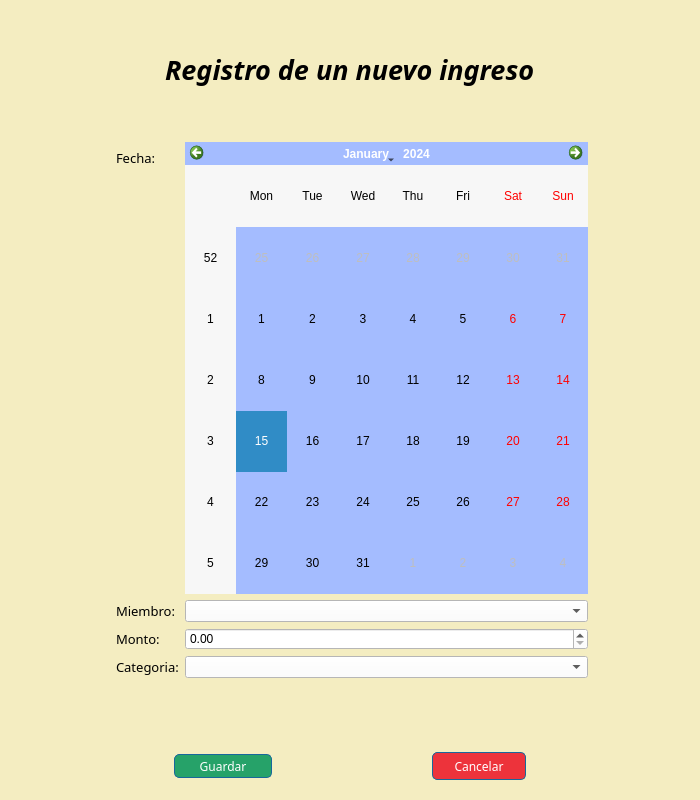
<?xml version="1.0" encoding="UTF-8"?>
<ui version="4.0">
 <class>Nuevo_ing</class>
 <widget class="QDialog" name="Nuevo_ing">
  <property name="geometry">
   <rect>
    <x>0</x>
    <y>0</y>
    <width>700</width>
    <height>800</height>
   </rect>
  </property>
  <property name="minimumSize">
   <size>
    <width>700</width>
    <height>800</height>
   </size>
  </property>
  <property name="maximumSize">
   <size>
    <width>700</width>
    <height>800</height>
   </size>
  </property>
  <property name="windowTitle">
   <string>Dialog</string>
  </property>
  <property name="windowIcon">
   <iconset resource="recursos.qrc">
    <normaloff>:/recursos/presupuesto.png</normaloff>:/recursos/presupuesto.png</iconset>
  </property>
  <property name="styleSheet">
   <string notr="true">background-color: rgb(244, 237, 193);
</string>
  </property>
  <layout class="QVBoxLayout" name="verticalLayout">
   <item>
    <spacer name="verticalSpacer">
     <property name="orientation">
      <enum>Qt::Vertical</enum>
     </property>
     <property name="sizeType">
      <enum>QSizePolicy::Fixed</enum>
     </property>
     <property name="sizeHint" stdset="0">
      <size>
       <width>20</width>
       <height>31</height>
      </size>
     </property>
    </spacer>
   </item>
   <item>
    <widget class="QWidget" name="widget" native="true">
     <layout class="QHBoxLayout" name="horizontalLayout">
      <item>
       <spacer name="horizontalSpacer">
        <property name="orientation">
         <enum>Qt::Horizontal</enum>
        </property>
        <property name="sizeHint" stdset="0">
         <size>
          <width>40</width>
          <height>20</height>
         </size>
        </property>
       </spacer>
      </item>
      <item>
       <widget class="QLabel" name="label">
        <property name="font">
         <font>
          <family>Lucida Bright</family>
          <pointsize>20</pointsize>
          <italic>true</italic>
          <bold>true</bold>
         </font>
        </property>
        <property name="text">
         <string>Registro de un nuevo ingreso</string>
        </property>
       </widget>
      </item>
      <item>
       <spacer name="horizontalSpacer_2">
        <property name="orientation">
         <enum>Qt::Horizontal</enum>
        </property>
        <property name="sizeHint" stdset="0">
         <size>
          <width>40</width>
          <height>20</height>
         </size>
        </property>
       </spacer>
      </item>
     </layout>
    </widget>
   </item>
   <item>
    <spacer name="verticalSpacer_2">
     <property name="orientation">
      <enum>Qt::Vertical</enum>
     </property>
     <property name="sizeType">
      <enum>QSizePolicy::Fixed</enum>
     </property>
     <property name="sizeHint" stdset="0">
      <size>
       <width>20</width>
       <height>21</height>
      </size>
     </property>
    </spacer>
   </item>
   <item>
    <widget class="QWidget" name="widget_3" native="true">
     <layout class="QHBoxLayout" name="horizontalLayout_2">
      <item>
       <spacer name="horizontalSpacer_3">
        <property name="orientation">
         <enum>Qt::Horizontal</enum>
        </property>
        <property name="sizeType">
         <enum>QSizePolicy::Fixed</enum>
        </property>
        <property name="sizeHint" stdset="0">
         <size>
          <width>87</width>
          <height>20</height>
         </size>
        </property>
       </spacer>
      </item>
      <item>
       <widget class="QWidget" name="widget_2" native="true">
        <layout class="QFormLayout" name="formLayout">
         <item row="0" column="0">
          <widget class="QLabel" name="label_4">
           <property name="font">
            <font>
             <family>Lucida Bright</family>
             <pointsize>10</pointsize>
            </font>
           </property>
           <property name="text">
            <string>Fecha:</string>
           </property>
          </widget>
         </item>
         <item row="0" column="1">
          <widget class="QCalendarWidget" name="inFecha">
           <property name="styleSheet">
            <string notr="true">background-color: rgb(164, 188, 255);</string>
           </property>
          </widget>
         </item>
         <item row="1" column="0">
          <widget class="QLabel" name="label_2">
           <property name="font">
            <font>
             <family>Lucida Bright</family>
             <pointsize>10</pointsize>
            </font>
           </property>
           <property name="text">
            <string>Miembro:</string>
           </property>
          </widget>
         </item>
         <item row="1" column="1">
          <widget class="QComboBox" name="inMiembro">
           <property name="font">
            <font>
             <family>Segoe UI</family>
            </font>
           </property>
           <property name="styleSheet">
            <string notr="true">background-color: rgb(255, 255, 255);</string>
           </property>
          </widget>
         </item>
         <item row="2" column="0">
          <widget class="QLabel" name="label_5">
           <property name="font">
            <font>
             <family>Lucida Bright</family>
             <pointsize>10</pointsize>
            </font>
           </property>
           <property name="text">
            <string>Monto:</string>
           </property>
          </widget>
         </item>
         <item row="2" column="1">
          <widget class="QDoubleSpinBox" name="inMonto">
           <property name="font">
            <font>
             <family>Segoe UI</family>
            </font>
           </property>
           <property name="styleSheet">
            <string notr="true">background-color: rgb(255, 255, 255);</string>
           </property>
          </widget>
         </item>
         <item row="3" column="0">
          <widget class="QLabel" name="label_6">
           <property name="font">
            <font>
             <family>Lucida Bright</family>
             <pointsize>10</pointsize>
            </font>
           </property>
           <property name="text">
            <string>Categoria:</string>
           </property>
          </widget>
         </item>
         <item row="3" column="1">
          <widget class="QComboBox" name="inCategoria">
           <property name="styleSheet">
            <string notr="true">background-color: rgb(255, 255, 255);</string>
           </property>
          </widget>
         </item>
        </layout>
       </widget>
      </item>
      <item>
       <spacer name="horizontalSpacer_4">
        <property name="orientation">
         <enum>Qt::Horizontal</enum>
        </property>
        <property name="sizeType">
         <enum>QSizePolicy::Fixed</enum>
        </property>
        <property name="sizeHint" stdset="0">
         <size>
          <width>83</width>
          <height>20</height>
         </size>
        </property>
       </spacer>
      </item>
     </layout>
    </widget>
   </item>
   <item>
    <spacer name="verticalSpacer_3">
     <property name="orientation">
      <enum>Qt::Vertical</enum>
     </property>
     <property name="sizeType">
      <enum>QSizePolicy::Fixed</enum>
     </property>
     <property name="sizeHint" stdset="0">
      <size>
       <width>20</width>
       <height>41</height>
      </size>
     </property>
    </spacer>
   </item>
   <item>
    <widget class="QWidget" name="widget_4" native="true">
     <layout class="QHBoxLayout" name="horizontalLayout_3">
      <item>
       <spacer name="horizontalSpacer_5">
        <property name="orientation">
         <enum>Qt::Horizontal</enum>
        </property>
        <property name="sizeHint" stdset="0">
         <size>
          <width>40</width>
          <height>20</height>
         </size>
        </property>
       </spacer>
      </item>
      <item>
       <widget class="QPushButton" name="Guardar">
        <property name="minimumSize">
         <size>
          <width>98</width>
          <height>24</height>
         </size>
        </property>
        <property name="font">
         <font>
          <family>Lucida Bright</family>
         </font>
        </property>
        <property name="styleSheet">
         <string notr="true">border: 1px solid rgb(24, 103, 155);
border-radius: 5px;
background-color: rgb(38, 162, 105);
color: white;
</string>
        </property>
        <property name="text">
         <string>Guardar</string>
        </property>
       </widget>
      </item>
      <item>
       <spacer name="horizontalSpacer_6">
        <property name="orientation">
         <enum>Qt::Horizontal</enum>
        </property>
        <property name="sizeHint" stdset="0">
         <size>
          <width>40</width>
          <height>20</height>
         </size>
        </property>
       </spacer>
      </item>
      <item>
       <widget class="QPushButton" name="Cancelar">
        <property name="minimumSize">
         <size>
          <width>94</width>
          <height>28</height>
         </size>
        </property>
        <property name="font">
         <font>
          <family>Lucida Bright</family>
          <italic>false</italic>
         </font>
        </property>
        <property name="styleSheet">
         <string notr="true">border: 1px solid rgb(24, 103, 155);
border-radius: 5px;
background-color: rgb(237, 51, 59);
color: white;</string>
        </property>
        <property name="text">
         <string>Cancelar</string>
        </property>
       </widget>
      </item>
      <item>
       <spacer name="horizontalSpacer_7">
        <property name="orientation">
         <enum>Qt::Horizontal</enum>
        </property>
        <property name="sizeHint" stdset="0">
         <size>
          <width>40</width>
          <height>20</height>
         </size>
        </property>
       </spacer>
      </item>
     </layout>
    </widget>
   </item>
  </layout>
 </widget>
 <resources>
  <include location="recursos.qrc"/>
 </resources>
 <connections/>
</ui>
